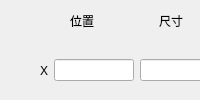
  <widget class="QDockWidget" name="dock2">
   <property name="minimumSize">
    <size>
     <width>47</width>
     <height>42</height>
    </size>
   </property>
   <property name="baseSize">
    <size>
     <width>250</width>
     <height>42</height>
    </size>
   </property>
   <property name="features">
    <set>QDockWidget::NoDockWidgetFeatures</set>
   </property>
   <attribute name="dockWidgetArea">
    <number>1</number>
   </attribute>
   <widget class="QWidget" name="dockWidgetContents_2">
    <widget class="QWidget" name="widget_4" native="true">
     <property name="geometry">
      <rect>
       <x>10</x>
       <y>0</y>
       <width>301</width>
       <height>361</height>
      </rect>
     </property>
     <widget class="QWidget" name="widget_3" native="true">
      <property name="geometry">
       <rect>
        <x>60</x>
        <y>0</y>
        <width>171</width>
        <height>41</height>
       </rect>
      </property>
      <layout class="QHBoxLayout" name="horizontalLayout_3">
       <item>
        <widget class="QLabel" name="label_3">
         <property name="text">
          <string>位置</string>
         </property>
        </widget>
       </item>
       <item>
        <widget class="QLabel" name="label_4">
         <property name="text">
          <string>尺寸</string>
         </property>
        </widget>
       </item>
      </layout>
     </widget>
     <widget class="QWidget" name="widget_2" native="true">
      <property name="geometry">
       <rect>
        <x>30</x>
        <y>100</y>
        <width>181</width>
        <height>41</height>
       </rect>
      </property>
      <layout class="QHBoxLayout" name="horizontalLayout_2">
       <item>
        <widget class="QLabel" name="label_2">
         <property name="text">
          <string>Y</string>
         </property>
        </widget>
       </item>
       <item>
        <widget class="QLineEdit" name="yposition"/>
       </item>
       <item>
        <widget class="QLineEdit" name="ysize"/>
       </item>
      </layout>
     </widget>
     <widget class="QWidget" name="widget" native="true">
      <property name="geometry">
       <rect>
        <x>30</x>
        <y>50</y>
        <width>181</width>
        <height>41</height>
       </rect>
      </property>
      <layout class="QHBoxLayout" name="horizontalLayout">
       <item>
        <widget class="QLabel" name="label">
         <property name="text">
          <string>X</string>
         </property>
        </widget>
       </item>
       <item>
        <widget class="QLineEdit" name="xposition"/>
       </item>
       <item>
        <widget class="QLineEdit" name="xsize"/>
       </item>
      </layout>
     </widget>
     <widget class="QPushButton" name="pushButton">
      <property name="geometry">
       <rect>
        <x>30</x>
        <y>150</y>
        <width>71</width>
        <height>41</height>
       </rect>
      </property>
      <property name="text">
       <string>阵列</string>
      </property>
     </widget>
     <widget class="QPushButton" name="pushButton_2">
      <property name="geometry">
       <rect>
        <x>140</x>
        <y>150</y>
        <width>71</width>
        <height>41</height>
       </rect>
      </property>
      <property name="text">
       <string>应用</string>
      </property>
     </widget>
    </widget>
   </widget>
  </widget>
